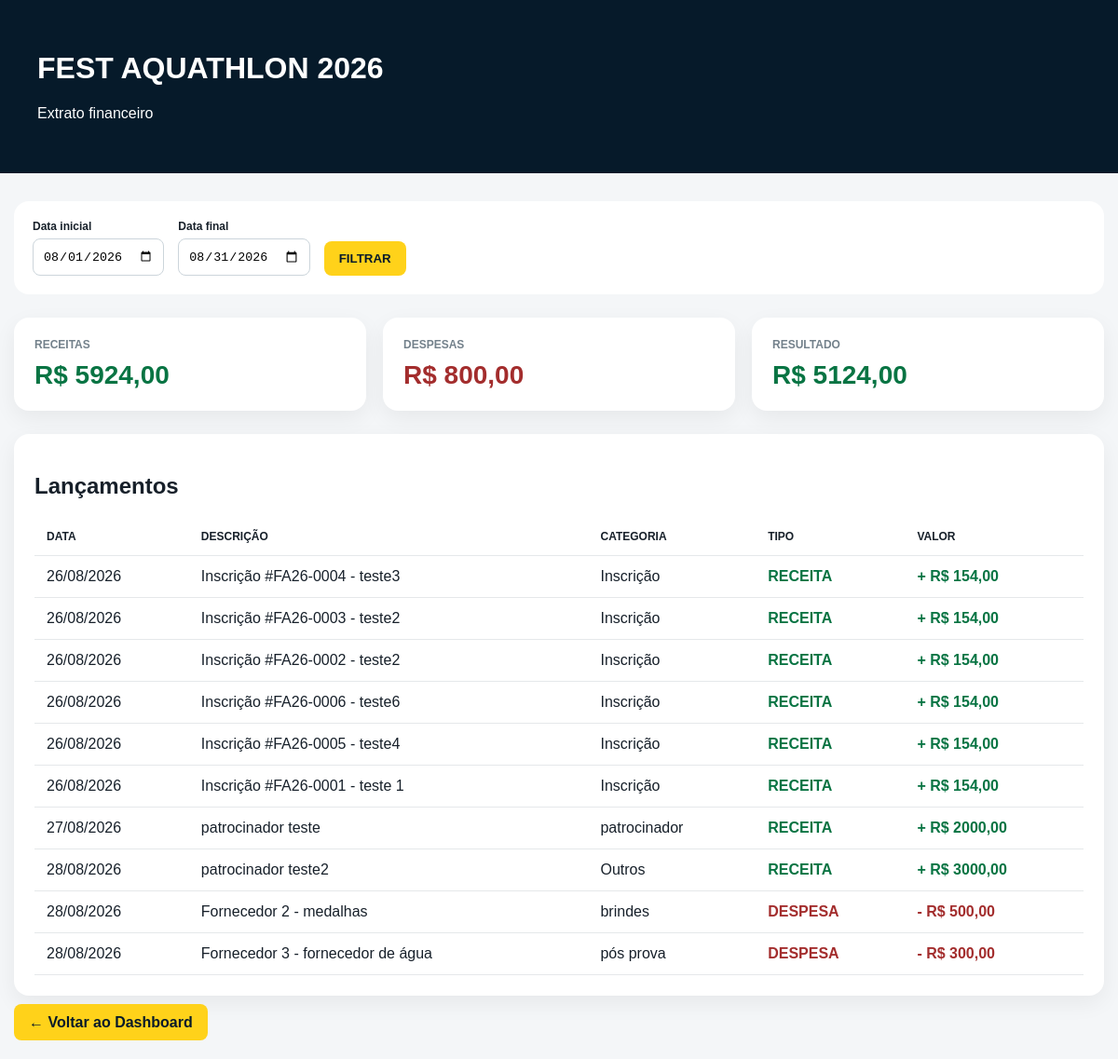
Page /extrato-financeiro/ (signed in) on the earlier database version.
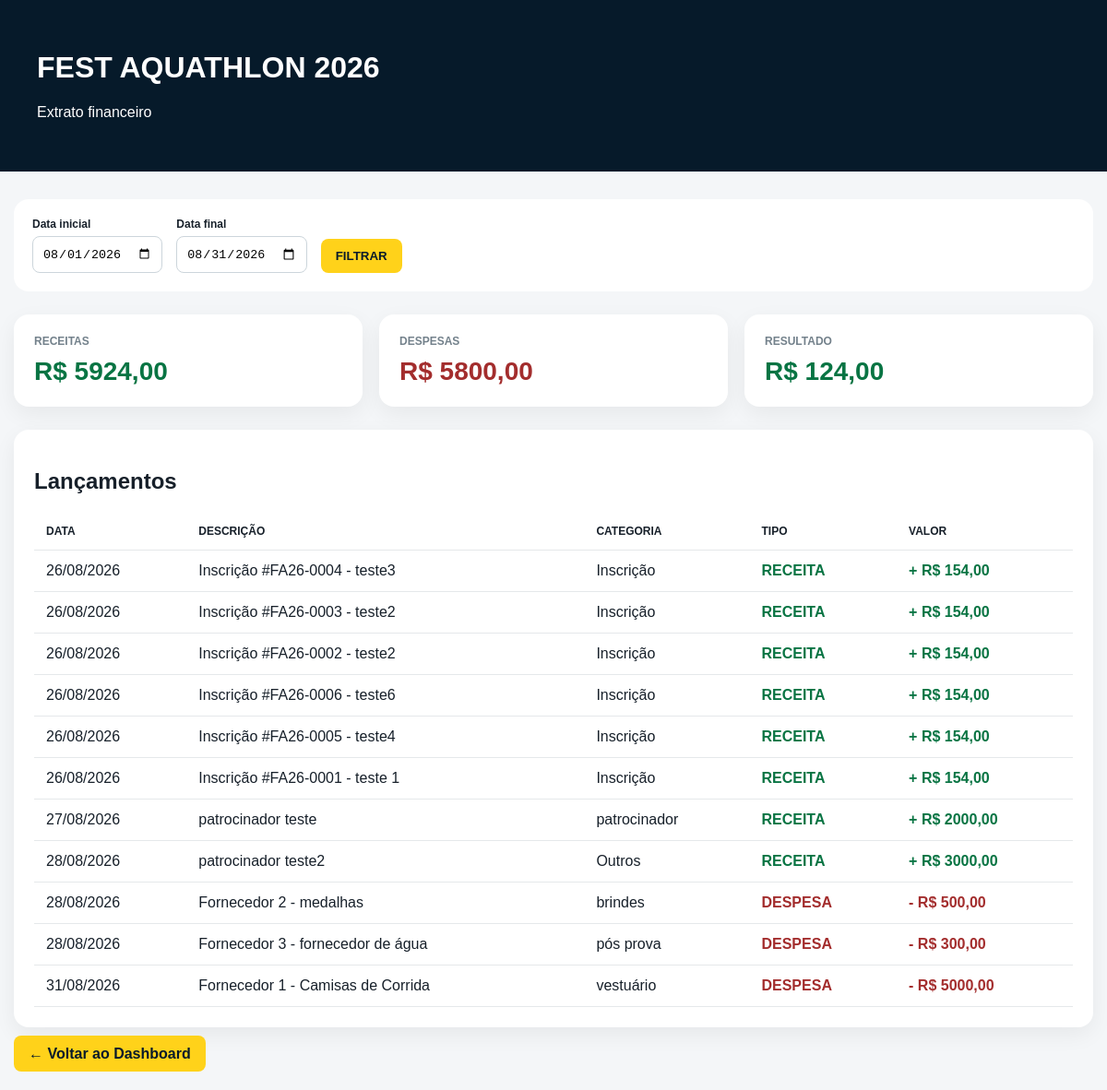
Same page on the later database version.
### inscricoes/models.py (models this page shows, shortened)
class ContaPagar(models.Model):
    PENDENTE = "PENDENTE"
    PAGO = "PAGO"
    VENCIDO = "VENCIDO"
    CANCELADO = "CANCELADO"
    STATUS = [
        (PENDENTE, "Pendente"),
        (PAGO, "Pago"),
        (VENCIDO, "Vencida"),
        (CANCELADO, "Cancelada"),
    ]
    fornecedor = models.ForeignKey(
        Fornecedor,
        on_delete=models.PROTECT,
        related_name="contas_pagar"
    )
    descricao = models.CharField(
        max_length=200
    )
    categoria = models.CharField(
        max_length=100,
        default="Outros"
    )
    valor = models.DecimalField(
        max_digits=10,
        decimal_places=2
    )
    vencimento = models.DateField()
    pago_em = models.DateField(
        null=True,
        blank=True
    )
    status = models.CharField(
        max_length=12,
        choices=STATUS,
        default=PENDENTE
    )
    forma_pagamento = models.CharField(
        max_length=50,
        blank=True
    )
    comprovante = models.FileField(
        upload_to="financeiro/contas_pagar/",
        blank=True,
        null=True
    )
    observacao = models.TextField(
        blank=True
    )
    criado_em = models.DateTimeField(
        auto_now_add=True
    )
    atualizado_em = models.DateTimeField(
        auto_now=True
    )
    class Meta:
        ordering = ["vencimento"]
        verbose_name = "Conta a pagar"
        verbose_name_plural = "Contas a pagar"

### inscricoes/views.py (the view)
@staff_member_required
def extrato_financeiro(request):
    hoje = timezone.localdate()
    inicio_str = request.GET.get("inicio")
    fim_str = request.GET.get("fim")
    if inicio_str:
        try:
            inicio = datetime.strptime(
                inicio_str,
                "%Y-%m-%d",
            ).date()
        except ValueError:
            inicio = hoje.replace(day=1)
    else:
        inicio = hoje.replace(day=1)
    if fim_str:
        try:
            fim = datetime.strptime(
                fim_str,
                "%Y-%m-%d",
            ).date()
        except ValueError:
            fim = hoje
    else:
        fim = hoje
    if inicio > fim:
        inicio, fim = fim, inicio
    lancamentos = []
    pagamentos = (
        Pagamento.objects
        .select_related("inscricao")
        .filter(
            status=Pagamento.PAGO,
            pago_em__date__gte=inicio,
            pago_em__date__lte=fim,
        )
        .order_by("pago_em")
    )
    for pagamento in pagamentos:
        lancamentos.append({
            "data": pagamento.pago_em.date(),
            "descricao": (
                f"Inscrição #{pagamento.inscricao.numero} - "
                f"{pagamento.inscricao.nome}"
            ),
            "categoria": "Inscrição",
            "tipo": "RECEITA",
            "valor": pagamento.valor,
        })
    receitas = (
        ContaReceber.objects
        .filter(
            status=ContaReceber.RECEBIDO,
            recebido_em__gte=inicio,
            recebido_em__lte=fim,
        )
        .order_by("recebido_em")
    )
    for conta in receitas:
        lancamentos.append({
            "data": conta.recebido_em,
            "descricao": conta.descricao,
            "categoria": conta.categoria,
            "tipo": "RECEITA",
            "valor": conta.valor,
        })
    despesas = (
        ContaPagar.objects
        .select_related("fornecedor")
        .filter(
            status=ContaPagar.PAGO,
            pago_em__gte=inicio,
            pago_em__lte=fim,
        )
        .order_by("pago_em")
    )
    for conta in despesas:
        fornecedor = ""
        if conta.fornecedor:
            fornecedor = conta.fornecedor.nome
        descricao = conta.descricao
        if fornecedor:
            descricao = f"{fornecedor} - {descricao}"
        lancamentos.append({
            "data": conta.pago_em,
            "descricao": descricao,
            "categoria": conta.categoria,
            "tipo": "DESPESA",
            "valor": conta.valor,
        })
    lancamentos.sort(
        key=lambda item: item["data"]
    )
    total_receitas = sum(
        item["valor"]
        for item in lancamentos
        if item["tipo"] == "RECEITA"
    )
    total_despesas = sum(
        item["valor"]
        for item in lancamentos
        if item["tipo"] == "DESPESA"
    )
    resultado = (
        total_receitas
        - total_despesas
    )
    contexto = {
        "inicio": inicio,
        "fim": fim,
        "total_receitas": total_receitas,
        "total_despesas": total_despesas,
        "resultado": resultado,
        "lancamentos": lancamentos,
    }
    return render(
        request,
        "inscricoes/extrato.html",
        contexto,
    )

### templates/inscricoes/extrato.html (shortened to what the changed rows need)
<!doctype html>
<html lang="pt-BR">
<head>
</head>
<body>
<header class="header">
    <div class="container">
        <h1>
            FEST AQUATHLON 2026
        </h1>
    </div>
</header>
<main class="container">
    <section class="cards">
        <div class="card">
            <div class="label">
                Despesas
            </div>
            <div class="value negative">
                R$ {{ total_despesas|floatformat:2 }}
            </div>
        </div>
        <div class="card">
            <div class="label">
                Resultado
            </div>
            <div
                class="value
                {% if resultado >= 0 %}
                    positive
                {% else %}
                    negative
                {% endif %}"
            >
                R$ {{ resultado|floatformat:2 }}
            </div>
        </div>
    </section>
    <section class="card">
        <h2>
            Lançamentos
        </h2>
        <table>
            <thead>
                <tr>
                    <th>
                        Data
                    </th>
                    <th>
                        Descrição
                    </th>
                    <th>
                        Categoria
                    </th>
                    <th>
                        Tipo
                    </th>
                    <th>
                        Valor
                    </th>
                </tr>
            </thead>
            <tbody>
                {% for item in lancamentos %}
                    <tr>
                        <td>
                            {{ item.data|date:"d/m/Y" }}
                        </td>
                        <td>
                            {{ item.descricao }}
                        </td>
                        <td>
                            {{ item.categoria }}
                        </td>
                        <td>
                            {% if item.tipo == "RECEITA" %}
                                <span class="receita">
                                    RECEITA
                                </span>
                            {% else %}
                                <span class="despesa">
                                    DESPESA
                                </span>
                            {% endif %}
                        </td>
                        <td>
                            {% if item.tipo == "RECEITA" %}
                                <span class="receita">
                                    + R$ {{ item.valor|floatformat:2 }}
                                </span>
                            {% else %}
                                <span class="despesa">
                                    - R$ {{ item.valor|floatformat:2 }}
                                </span>
                            {% endif %}
                        </td>
                    </tr>
                {% endfor %}
            </tbody>
        </table>
    </section>
</main>
</body>
</html>

Differences in the rows shown:
now on this page (row edited): ContaPagar: data "31/08/2026", categoria "vestuário", valor "5000,00"
Other differences:
{{ total_despesas|floatformat:2 }}: "800,00" → "5800,00"
{{ resultado|floatformat:2 }}: "5124,00" → "124,00"
new list line: "Fornecedor 1 - Camisas de Corrida DESPESA - R$"
